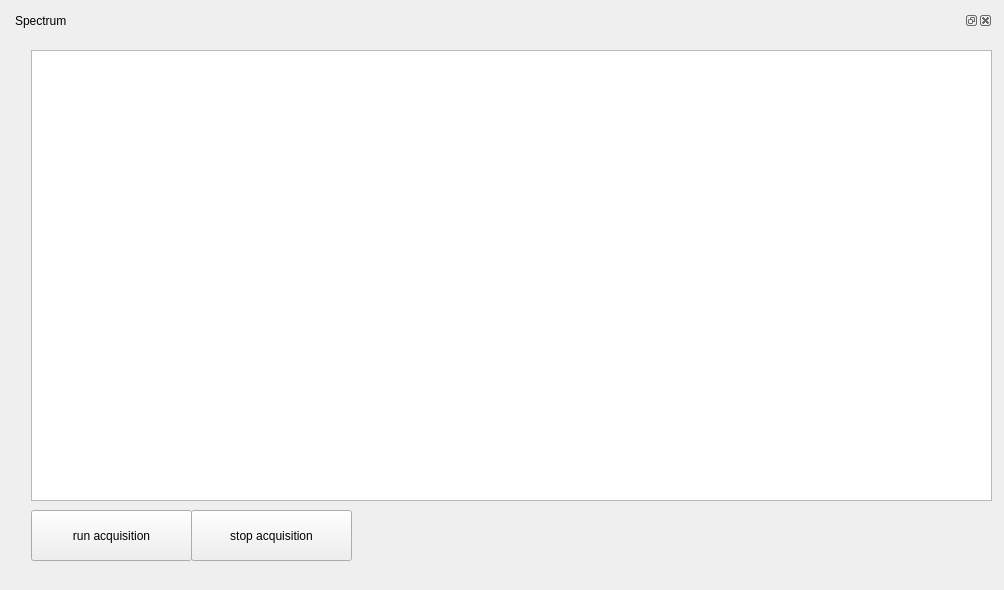
<?xml version="1.0" encoding="UTF-8"?>
<ui version="4.0">
 <class>Spectro</class>
 <widget class="QWidget" name="Spectro">
  <property name="geometry">
   <rect>
    <x>0</x>
    <y>0</y>
    <width>1004</width>
    <height>590</height>
   </rect>
  </property>
  <property name="windowTitle">
   <string>Form</string>
  </property>
  <layout class="QGridLayout" name="gridLayout">
   <item row="1" column="0">
    <widget class="QDockWidget" name="dockWidget">
     <property name="minimumSize">
      <size>
       <width>62</width>
       <height>65</height>
      </size>
     </property>
     <property name="floating">
      <bool>false</bool>
     </property>
     <property name="features">
      <set>QDockWidget::AllDockWidgetFeatures</set>
     </property>
     <property name="windowTitle">
      <string>Spectrum</string>
     </property>
     <widget class="QWidget" name="dockWidgetContents">
      <widget class="ScanPlotWidget" name="camera_ViewWidget">
       <property name="geometry">
        <rect>
         <x>20</x>
         <y>20</y>
         <width>961</width>
         <height>451</height>
        </rect>
       </property>
       <property name="sizePolicy">
        <sizepolicy hsizetype="Expanding" vsizetype="Expanding">
         <horstretch>0</horstretch>
         <verstretch>0</verstretch>
        </sizepolicy>
       </property>
       <property name="minimumSize">
        <size>
         <width>65</width>
         <height>0</height>
        </size>
       </property>
       <property name="transformationAnchor">
        <enum>QGraphicsView::AnchorUnderMouse</enum>
       </property>
      </widget>
      <widget class="QPushButton" name="run_acquisition_Action">
       <property name="geometry">
        <rect>
         <x>20</x>
         <y>480</y>
         <width>161</width>
         <height>51</height>
        </rect>
       </property>
       <property name="text">
        <string>run acquisition</string>
       </property>
      </widget>
      <widget class="QPushButton" name="stop_acquisition_Action">
       <property name="geometry">
        <rect>
         <x>180</x>
         <y>480</y>
         <width>161</width>
         <height>51</height>
        </rect>
       </property>
       <property name="text">
        <string>stop acquisition</string>
       </property>
      </widget>
     </widget>
    </widget>
   </item>
  </layout>
 </widget>
 <customwidgets>
  <customwidget>
   <class>ScanPlotWidget</class>
   <extends>QGraphicsView</extends>
   <header>qtwidgets.scan_plotwidget.h</header>
  </customwidget>
 </customwidgets>
 <resources/>
 <connections/>
</ui>
